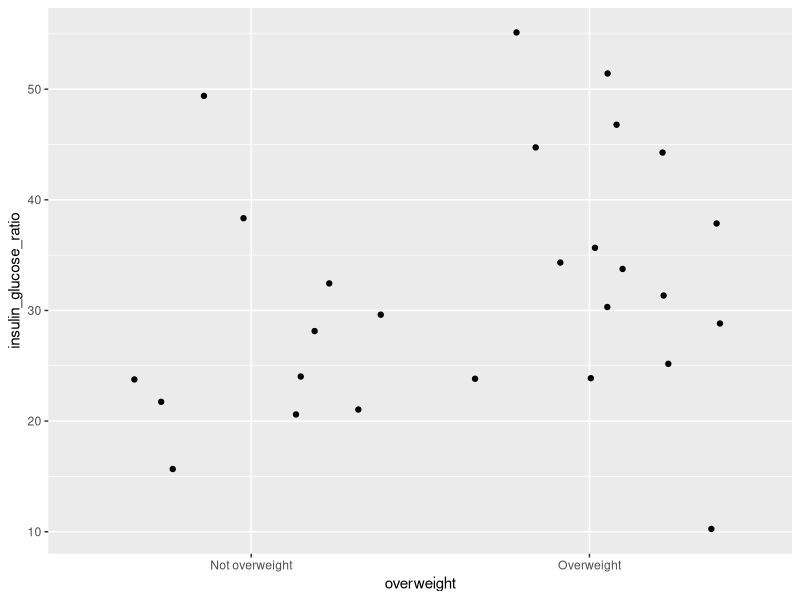
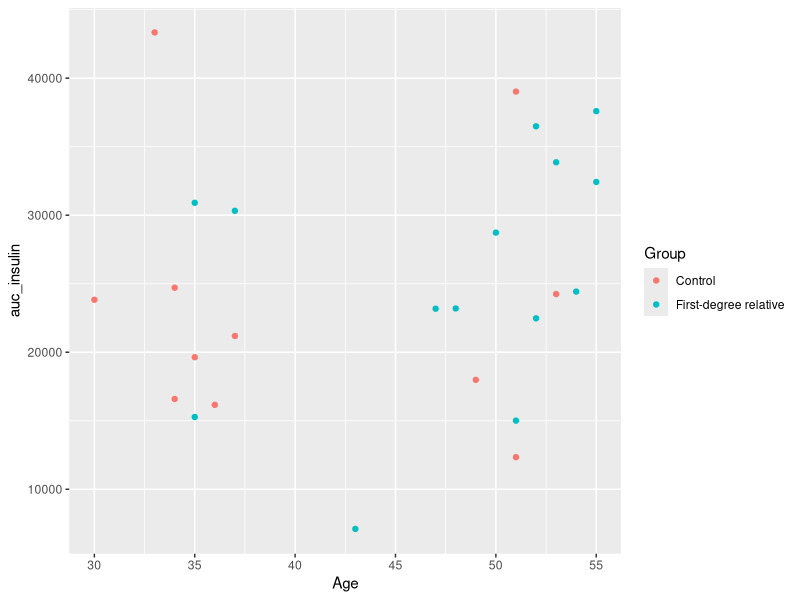
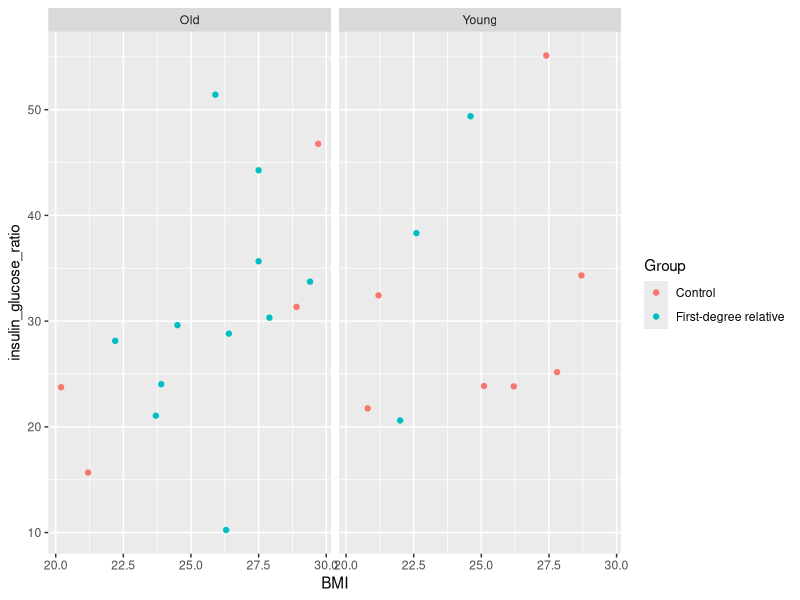
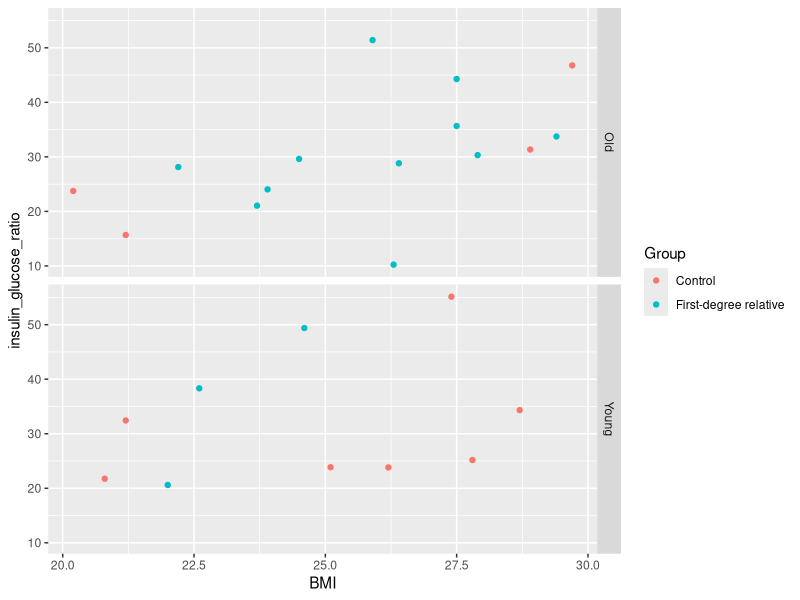
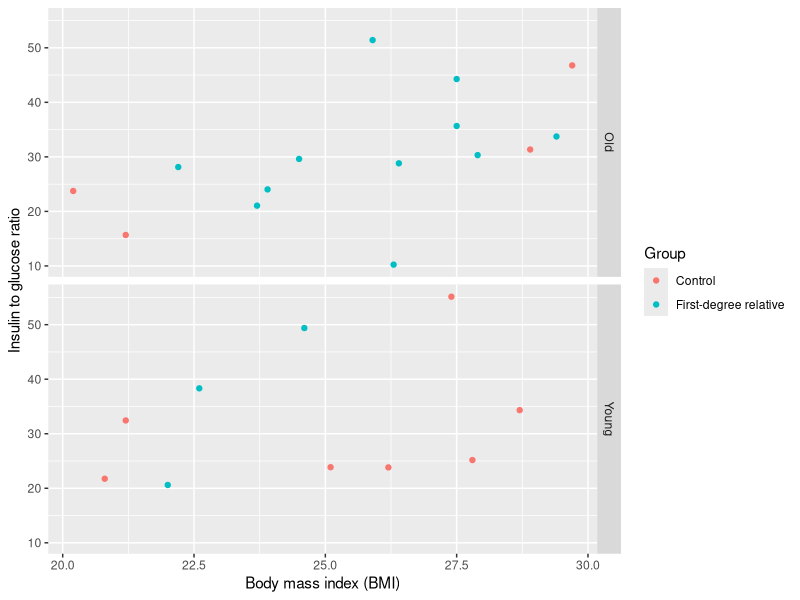

Reproduce these figures in R, in order.
## ---- chunk 1
#| include: false
library(tidyverse)
post_meal_data <- read_csv2(here::here("data/post-meal-insulin.csv"))
tidied_post_meal_data <- post_meal_data |>
  select(id, Age, BMI, Group, auc_pg, auc_ins, glykemi) |>
  rename(
    auc_glucose = auc_pg,
    auc_insulin = auc_ins
  ) |>
  filter(glykemi == 0) |>
  select(-glykemi) |>
  mutate(
    insulin_glucose_ratio = auc_insulin / auc_glucose,
    Group = if_else(Group == "CTR", "Control", "First-degree relative")
  )
## ---- chunk 2
#| filename: "docs/learning.qmd"
tidied_post_meal_data |>
  mutate(overweight = if_else(BMI >= 25, "Overweight", "Not overweight")) |>
  ggplot(aes(x = overweight, y = insulin_glucose_ratio)) +
  geom_jitter()
## ---- chunk 3
#| filename: "docs/learning.qmd"
tidied_post_meal_data |>
  filter(BMI < 30) |>
  ggplot(aes(x = Age, y = auc_insulin, colour = Group)) +
  geom_point()
## ---- chunk 4
#| filename: "docs/learning.qmd"
tidied_post_meal_data |>
  filter(BMI < 30) |>
  mutate(young = if_else(Age < 40, "Young", "Old")) |>
  ggplot(aes(x = BMI, y = insulin_glucose_ratio, colour = Group)) +
  geom_point() +
  facet_grid(cols = vars(young))
## ---- chunk 5
#| filename: "docs/learning.qmd"
tidied_post_meal_data |>
  filter(BMI < 30) |>
  mutate(young = if_else(Age < 40, "Young", "Old")) |>
  ggplot(aes(x = BMI, y = insulin_glucose_ratio, colour = Group)) +
  geom_point() +
  facet_grid(rows = vars(young))
## ---- chunk 6
#| filename: "docs/learning.qmd"
tidied_post_meal_data |>
  filter(BMI < 30) |>
  mutate(young = if_else(Age < 40, "Young", "Old")) |>
  ggplot(aes(x = BMI, y = insulin_glucose_ratio, colour = Group)) +
  geom_point() +
  facet_grid(rows = vars(young)) +
  labs(
    x = "Body mass index (BMI)",
    y = "Insulin to glucose ratio"
  )
